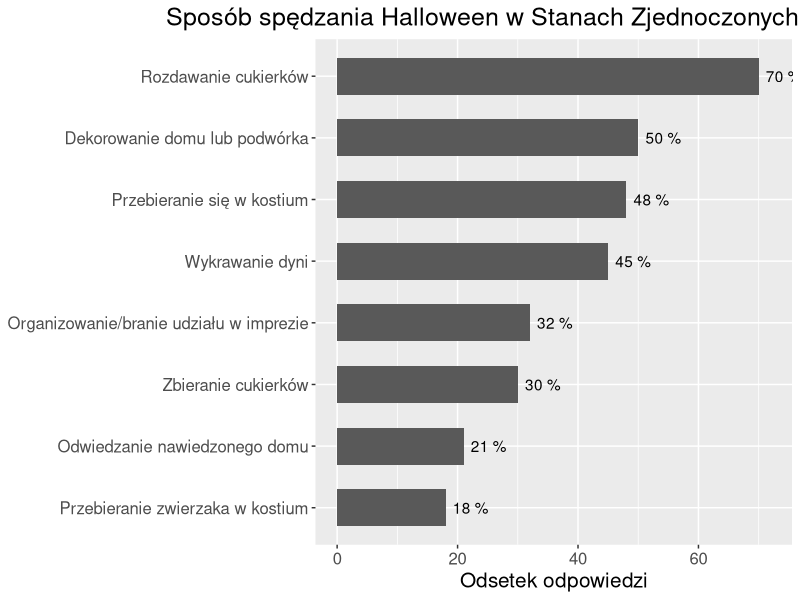
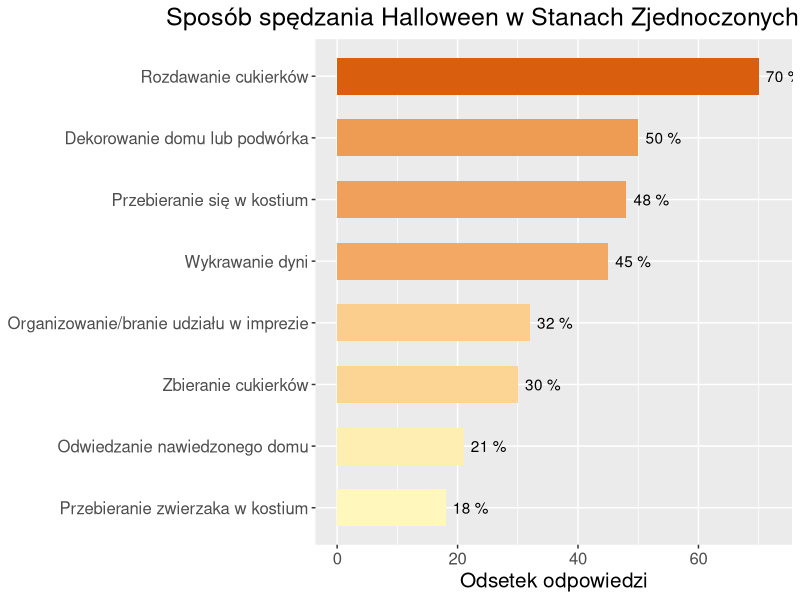

Write the R code that produced these figures, in order.
## ---- chunk 1
library(ggplot2)
## ---- chunk 2
halloween_activities <- data.frame(activity = c("Rozdawanie cukierków", "Dekorowanie domu lub podwórka", "Przebieranie się w kostium", "Wykrawanie dyni", 
                                         "Organizowanie/branie udziału w imprezie", "Zbieranie cukierków", "Odwiedzanie nawiedzonego domu", "Przebieranie zwierzaka w kostium"), 
                                   popularity = c(70, 50, 48, 45, 32, 30, 21, 18))
## ---- chunk 3
ggplot(data = halloween_activities, aes(x = activity, y = popularity, label = paste(popularity, "%"))) + 
  geom_col(width = 0.6) + 
  geom_text(hjust = -0.2, color = "black") + 
  scale_x_discrete(limits = rev(halloween_activities$activity)) + 
  scale_y_continuous(limits = c(0, 72)) +
  labs(x = "", y = "Odsetek odpowiedzi", title = "Sposób spędzania Halloween w Stanach Zjednoczonych w 2018 roku") + 
  coord_flip() + 
  theme(text = element_text(size = 15), 
        axis.title.y = element_blank(), 
        plot.title = element_text(hjust = 0.5), 
        legend.position = "none")
## ---- chunk 4
ggplot(data = halloween_activities, aes(x = activity, y = popularity, label = paste(popularity, "%"), fill = popularity)) + 
  geom_col(width = 0.6) + 
  geom_text(hjust = -0.2, color = "black") + 
  scale_x_discrete(limits = rev(halloween_activities$activity)) + 
  scale_y_continuous(limits = c(0, 72)) + 
  scale_fill_gradient(low = "#fff7bc", high = "#d95f0e") + 
  labs(x = "", y = "Odsetek odpowiedzi", title = "Sposób spędzania Halloween w Stanach Zjednoczonych w 2018 roku") + 
  coord_flip() + 
  theme(text = element_text(size = 15), 
        axis.title.y = element_blank(), 
        plot.title = element_text(hjust = 0.5), 
        legend.position = "none")
